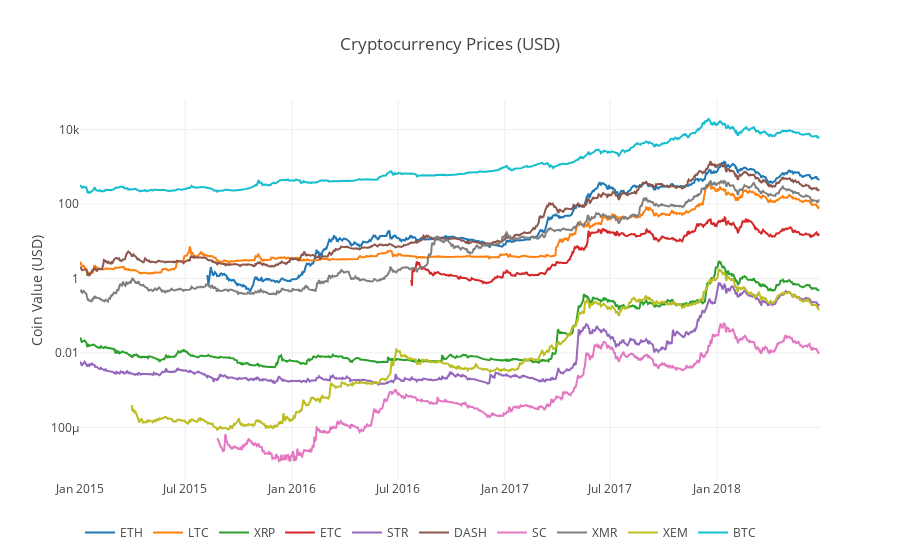

The code cell stored with this chart in its notebook:
### Code cell
# Chart all of the altocoin prices
df_scatter(combined_df, 'Cryptocurrency Prices (USD)', seperate_y_axis=False, y_axis_label='Coin Value (USD)', scale='log')

### Figure 1 — Plotly figure (JSON) as saved in the notebook; plotly's stock layout.template omitted (floating-point values rounded to 4 significant figures; data arrays with more than 128 entries replaced by an {"elided": "..."} marker saying what was removed)
{"data": [{"name": "ETH", "type": "scatter", "visible": "visible", "x": {"elided": "1274 str values"}, "y": {"elided": "1274 float values"}}, {"name": "LTC", "type": "scatter", "visible": "visible", "x": {"elided": "1274 str values"}, "y": {"elided": "1274 float values"}}, {"name": "XRP", "type": "scatter", "visible": "visible", "x": {"elided": "1274 str values"}, "y": {"elided": "1274 float values"}}, {"name": "ETC", "type": "scatter", "visible": "visible", "x": {"elided": "1274 str values"}, "y": {"elided": "1274 float values"}}, {"name": "STR", "type": "scatter", "visible": "visible", "x": {"elided": "1274 str values"}, "y": {"elided": "1274 float values"}}, {"name": "DASH", "type": "scatter", "visible": "visible", "x": {"elided": "1274 str values"}, "y": {"elided": "1274 float values"}}, {"name": "SC", "type": "scatter", "visible": "visible", "x": {"elided": "1274 str values"}, "y": {"elided": "1274 float values"}}, {"name": "XMR", "type": "scatter", "visible": "visible", "x": {"elided": "1274 str values"}, "y": {"elided": "1274 float values"}}, {"name": "XEM", "type": "scatter", "visible": "visible", "x": {"elided": "1274 str values"}, "y": {"elided": "1274 float values"}}, {"name": "BTC", "type": "scatter", "visible": "visible", "x": {"elided": "1274 str values"}, "y": {"elided": "1274 float values"}}], "layout": {"legend": {"orientation": "h"}, "title": "Cryptocurrency Prices (USD)", "xaxis": {"type": "date"}, "yaxis": {"showticklabels": true, "title": "Coin Value (USD)", "type": "log"}}}
